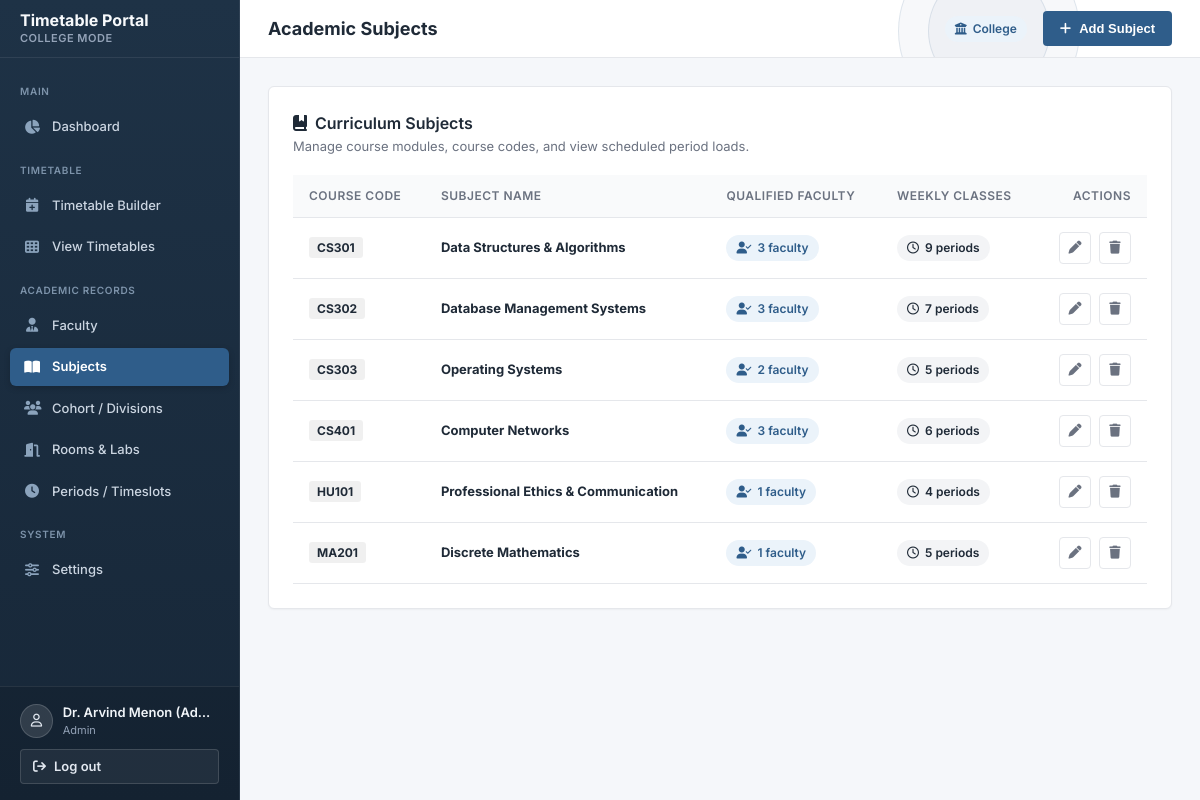
Screenshot of /subjects (signed in) with the database file from the repository.
### tables this page shows
CREATE TABLE settings (
    key TEXT PRIMARY KEY,
    value TEXT NOT NULL
);

CREATE TABLE subjects (
    id INTEGER PRIMARY KEY AUTOINCREMENT,
    name TEXT NOT NULL,
    code TEXT UNIQUE NOT NULL
);

### app.py (the view)
@app.route("/subjects")
@login_required(role="admin")
def subjects_list():
    cur = g.db.cursor()
    cur.execute(
        """
        SELECT s.id, s.name, s.code,
               (SELECT COUNT(*) FROM faculty_subjects fs WHERE fs.subject_id = s.id) AS faculty_count,
               (SELECT COUNT(*) FROM timetable t WHERE t.subject_id = s.id) AS period_count
        FROM subjects s
        ORDER BY s.code ASC
        """
    )
    subjects = cur.fetchall()
    return render_template("subjects.html", subjects=subjects)

### app.py (called while the page is built)
@app.before_request
def setup_db():
    global _pg_initialized
    if is_postgres():
        if not _pg_initialized:
            init_db()
            _pg_initialized = True
    elif not os.path.exists(get_db_path()):
        init_db()
    g.db = get_db()

@app.context_processor
def inject_globals():
    institution_type = "college"
    if hasattr(g, "db"):
        cur = g.db.cursor()
        cur.execute("SELECT value FROM settings WHERE key = 'institution_type'")
        row = cur.fetchone()
        if row:
            institution_type = row["value"]
    group_label = "Class / Section" if institution_type == "school" else "Cohort / Division"
    group_placeholder = "e.g. 8-A or 10-B" if institution_type == "school" else "e.g. BCA Sem 3 A or CSE Sem 5"
    return {
        "current_user": session.get("user"),
        "institution_type": institution_type,
        "group_label": group_label,
        "group_placeholder": group_placeholder,
        "days_of_week": DAYS_OF_WEEK
    }

def login_required(role=None):
    def decorator(f):
        @wraps(f)
        def decorated_function(*args, **kwargs):
            user = session.get("user")
            if not user:
                flash("Please log in to access this page.", "danger")
                return redirect(url_for("login"))
            if role and user.get("role") != role:
                flash("Unauthorized access. You do not have permission for that page.", "danger")
                if user.get("role") == "faculty":
                    return redirect(url_for("my_timetable"))
                return redirect(url_for("dashboard"))
            return f(*args, **kwargs)
        return decorated_function
    return decorator

### database.py (called while the page is built, shortened)
def get_database_url():
    url = os.environ.get("DATABASE_URL", "").strip()
    if url.startswith("postgres://"):
        url = "postgresql://" + url[len("postgres://"):]
    return url

def is_postgres():
    return bool(get_database_url())

def is_vercel_env():
    return bool(os.environ.get("VERCEL") or os.environ.get("VERCEL_ENV"))

def get_db_path():
    if is_vercel_env():
        tmp_db = "/tmp/timetable.db"
        if not os.path.exists(tmp_db) and os.path.exists(BUNDLED_DB):
            shutil.copyfile(BUNDLED_DB, tmp_db)
        return tmp_db
    return BUNDLED_DB

def get_db():
    db_url = get_database_url()
    db_path = get_db_path()
    conn = sqlite3.connect(db_path)
    conn.row_factory = sqlite3.Row
    conn.execute("PRAGMA foreign_keys = ON;")
    return conn

### templates/subjects.html (shortened to what this page needs)
{% extends "base.html" %}
{% block header_title %}Academic Subjects{% endblock %}
{% block header_actions %}
<button class="btn btn-primary" onclick="openModal('addSubjectModal')">
  <i class="fa-solid fa-plus"></i>
  <span>Add Subject</span>
</button>
{% endblock %}
{% block content %}
<div class="card">
  <div class="card-header">
    <div>
      <h2 class="card-title">
        <i class="fa-solid fa-book-bookmark"></i>
        <span>Curriculum Subjects</span>
      </h2>
      <p class="card-subtitle">Manage course modules, course codes, and view scheduled period loads.</p>
    </div>
  </div>
  {% if subjects %}
    <div class="table-responsive">
      <table class="data-table">
        <thead>
          <tr>
            <th>Course Code</th>
            <th>Subject Name</th>
            <th>Qualified Faculty</th>
            <th>Weekly Classes</th>
            <th style="text-align: right;">Actions</th>
          </tr>
        </thead>
        <tbody>
          {% for s in subjects %}
            <tr>
              <td>
                <span class="slot-code" style="font-size: 12px; font-weight: 700; padding: 3px 8px;">{{ s.code }}</span>
              </td>
              <td>
                <strong>{{ s.name }}</strong>
              </td>
              <td>
                <span class="badge-tag">
                  <i class="fa-solid fa-user-check"></i>
                  {{ s.faculty_count }} faculty
                </span>
              </td>
              <td>
                <span class="badge-tag" style="background: #F3F4F6; color: var(--text);">
                  <i class="fa-regular fa-clock"></i>
                  {{ s.period_count }} periods
                </span>
              </td>
              <td style="text-align: right;">
                <div class="table-actions" style="justify-content: flex-end;">
                  <button class="btn-icon" title="Edit Subject" onclick="openEditSubjectModal('{{ s.id }}', '{{ s.name|escape }}', '{{ s.code|escape }}')">
                    <i class="fa-solid fa-pen"></i>
                  </button>
                  <form method="POST" action="{{ url_for('subjects_delete', subject_id=s.id) }}" class="confirm-delete" data-confirm-message="Are you sure you want to delete {{ s.name }} ({{ s.code }})? All related timetable slots will also be removed.">
                    <button type="submit" class="btn-icon delete" title="Delete Subject">
                      <i class="fa-solid fa-trash"></i>
                    </button>
                  </form>
                </div>
              </td>
            </tr>
          {% endfor %}
        </tbody>
      </table>
    </div>
  {% endif %}
</div>
{% endblock %}

### templates/base.html (shortened to what this page needs)
<!DOCTYPE html>
<html lang="en">
<head>
  <link rel="stylesheet" href="https://cdnjs.cloudflare.com/ajax/libs/font-awesome/6.5.1/css/all.min.css">
  <link rel="stylesheet" href="{{ url_for('static', filename='css/style.css') }}">
</head>
<body>
  <div class="app-layout">
    <aside class="sidebar" id="sidebar">
      <div class="sidebar-header">
        <div>
          <div class="sidebar-title">Timetable Portal</div>
          <div class="sidebar-sub">{{ institution_type|capitalize }} Mode</div>
        </div>
      </div>
      <nav class="sidebar-nav">
        {% if current_user and current_user.role == 'admin' %}
          <div class="nav-section-title">Main</div>
          <a href="{{ url_for('dashboard') }}" class="nav-link {% if request.path == url_for('dashboard') %}active{% endif %}">
            <i class="fa-solid fa-chart-pie"></i>
            <span>Dashboard</span>
          </a>
          <div class="nav-section-title">Timetable</div>
          <a href="{{ url_for('timetable_builder') }}" class="nav-link {% if request.path.startswith('/timetable/builder') %}active{% endif %}">
            <i class="fa-solid fa-calendar-plus"></i>
            <span>Timetable Builder</span>
          </a>
          <a href="{{ url_for('timetable_view') }}" class="nav-link {% if request.path.startswith('/timetable/view') %}active{% endif %}">
            <i class="fa-solid fa-table-cells"></i>
            <span>View Timetables</span>
          </a>
          <div class="nav-section-title">Academic Records</div>
          <a href="{{ url_for('faculty_list') }}" class="nav-link {% if request.path.startswith('/faculty') %}active{% endif %}">
            <i class="fa-solid fa-user-tie"></i>
            <span>Faculty</span>
          </a>
          <a href="{{ url_for('subjects_list') }}" class="nav-link {% if request.path.startswith('/subjects') %}active{% endif %}">
            <i class="fa-solid fa-book-open"></i>
            <span>Subjects</span>
          </a>
          <a href="{{ url_for('groups_list') }}" class="nav-link {% if request.path.startswith('/groups') %}active{% endif %}">
            <i class="fa-solid fa-users"></i>
            <span>{{ group_label }}s</span>
          </a>
          <a href="{{ url_for('rooms_list') }}" class="nav-link {% if request.path.startswith('/rooms') %}active{% endif %}">
            <i class="fa-solid fa-door-open"></i>
            <span>Rooms & Labs</span>
          </a>
          <a href="{{ url_for('timeslots_list') }}" class="nav-link {% if request.path.startswith('/timeslots') %}active{% endif %}">
            <i class="fa-solid fa-clock"></i>
            <span>Periods / Timeslots</span>
          </a>
          <div class="nav-section-title">System</div>
          <a href="{{ url_for('settings') }}" class="nav-link {% if request.path.startswith('/settings') %}active{% endif %}">
            <i class="fa-solid fa-sliders"></i>
            <span>Settings</span>
          </a>
        {% endif %}
      </nav>
      <div class="sidebar-footer">
        <div class="user-badge">
          <div class="user-avatar">
            <i class="fa-regular fa-user"></i>
          </div>
          <div class="user-info">
            <span class="user-name" title="{{ current_user.name }}">{{ current_user.name }}</span>
            <span class="user-role">{{ current_user.role }}</span>
          </div>
        </div>
        <a href="{{ url_for('logout') }}" class="btn btn-outline" style="width: 100%; justify-content: flex-start; padding: 7px 12px;">
          <i class="fa-solid fa-arrow-right-from-bracket"></i>
          <span>Log out</span>
        </a>
      </div>
    </aside>
    <div class="main-wrapper">
      <header class="topbar">
        <div class="topbar-left">
          <h1 class="page-title">{% block header_title %}Dashboard{% endblock %}</h1>
        </div>
        <div class="topbar-right">
          <span class="badge-tag">
            <i class="fa-solid fa-building-columns"></i>
            <span>{{ institution_type|capitalize }}</span>
          </span>
          {% block header_actions %}{% endblock %}
        </div>
      </header>
      <main class="content-area">
        {% block content %}{% endblock %}
      </main>
    </div>
  </div>
</body>
</html>

### rows the page displays
settings: value "COLLEGE", value "College"
subjects: code "CS301", name "Data Structures & Algorithms", faculty_count "3", period_count "9"
subjects: code "CS302", name "Database Management Systems", faculty_count "3", period_count "7"
subjects: code "CS303", name "Operating Systems", faculty_count "2", period_count "5"
subjects: code "CS401", name "Computer Networks", faculty_count "3", period_count "6"
subjects: code "HU101", name "Professional Ethics & Communication", faculty_count "1", period_count "4"
subjects: code "MA201", name "Discrete Mathematics", faculty_count "1", period_count "5"

### other values shown
{{ group_label }} "Cohort / Division"
{{ current_user.name }} "Dr. Arvind Menon (Ad…"
{{ current_user.role }} "Admin"
